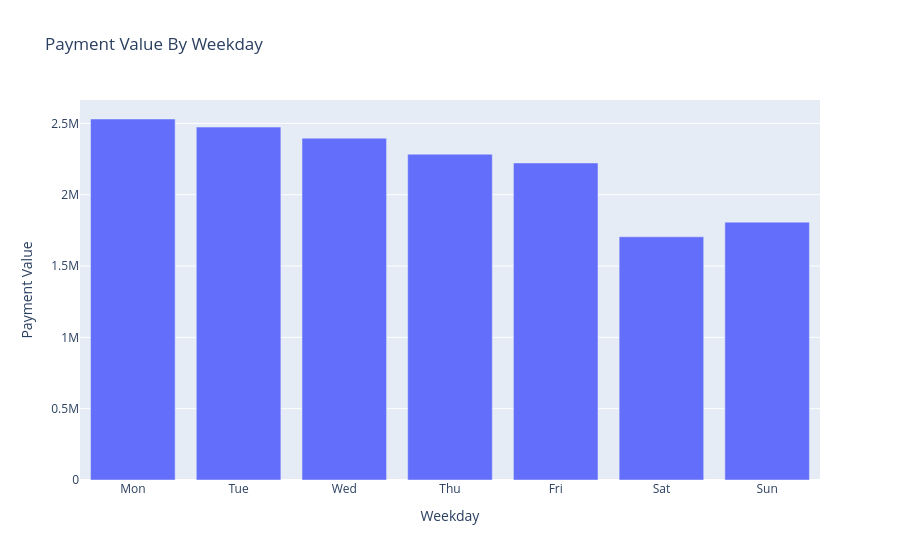

Notebook cell for this chart:
### Code cell
import plotly.express as px

fig = px.bar(
    x = merged_order_payment_weekday["weekday"],
    y = merged_order_payment_weekday["payment_value"],
    title = "Payment Value By Weekday",
    labels = {
        "x": "Weekday",
        "y": "Payment Value"
    }
)

fig.show()

### Figure 1 — Plotly figure (JSON) as saved in the notebook; plotly's stock layout.template omitted (floating-point values rounded to 4 significant figures)
{"data": [{"alignmentgroup": "True", "hovertemplate": "Weekday=%{x}<br>Payment Value=%{y}<extra></extra>", "legendgroup": "", "marker": {"color": "#636efa", "pattern": {"shape": ""}}, "name": "", "offsetgroup": "", "orientation": "v", "showlegend": false, "textposition": "auto", "type": "bar", "x": ["Mon", "Tue", "Wed", "Thu", "Fri", "Sat", "Sun"], "xaxis": "x", "y": [2531000.0, 2474000.0, 2396000.0, 2284000.0, 2222000.0, 1705000.0, 1808000.0], "yaxis": "y"}], "layout": {"barmode": "relative", "legend": {"tracegroupgap": 0}, "title": {"text": "Payment Value By Weekday"}, "xaxis": {"anchor": "y", "domain": [0, 1], "title": {"text": "Weekday"}}, "yaxis": {"anchor": "x", "domain": [0, 1], "title": {"text": "Payment Value"}}}}
